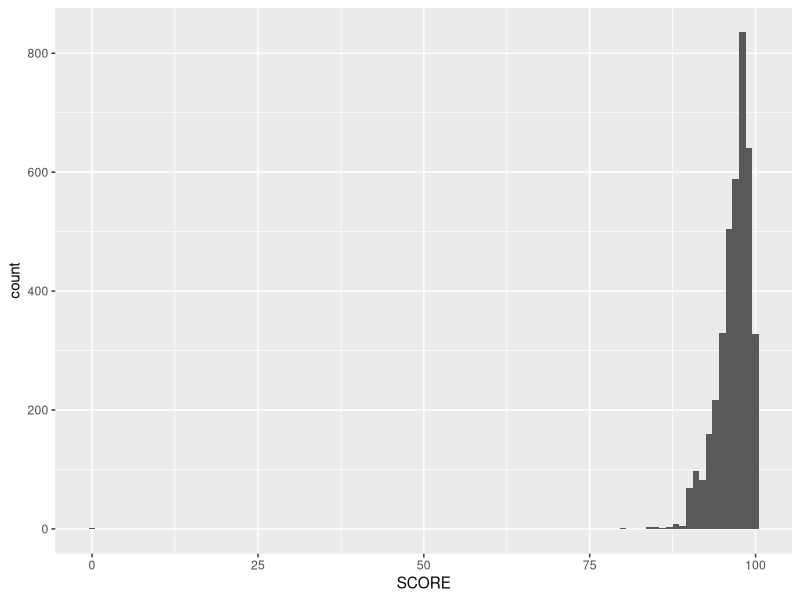
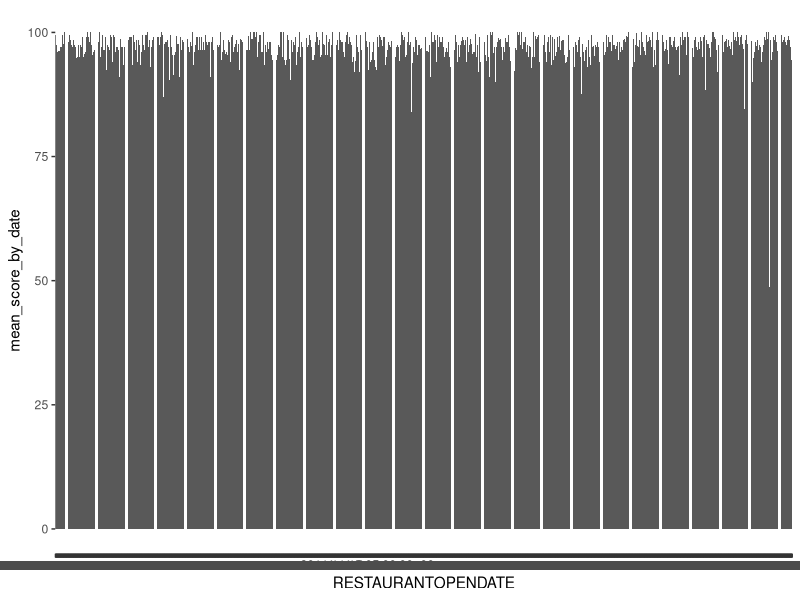
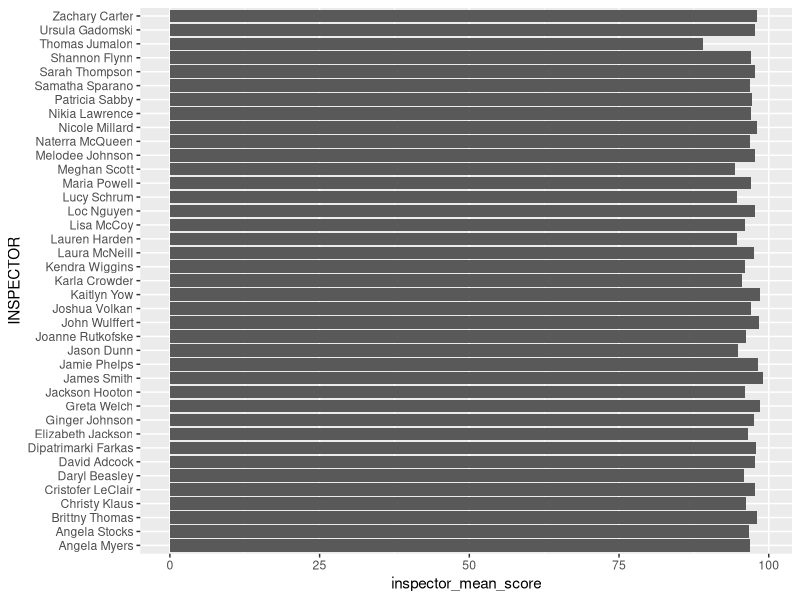
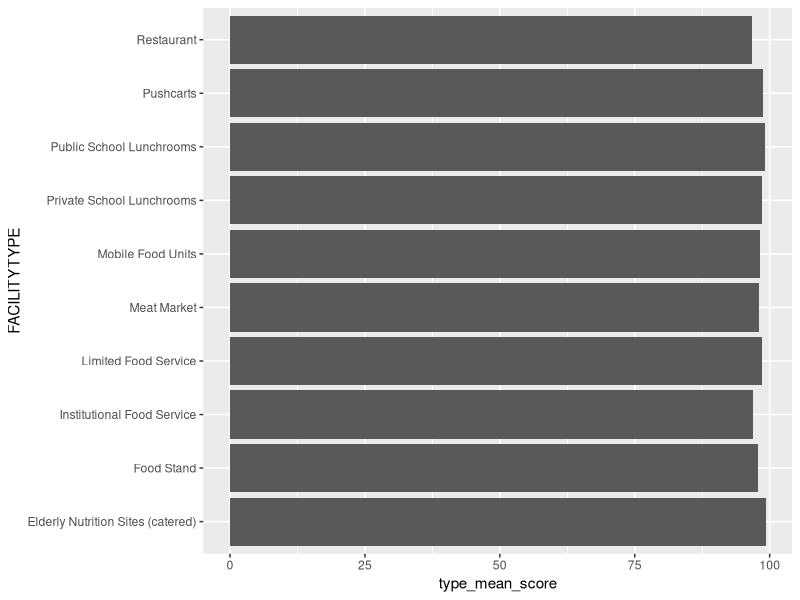
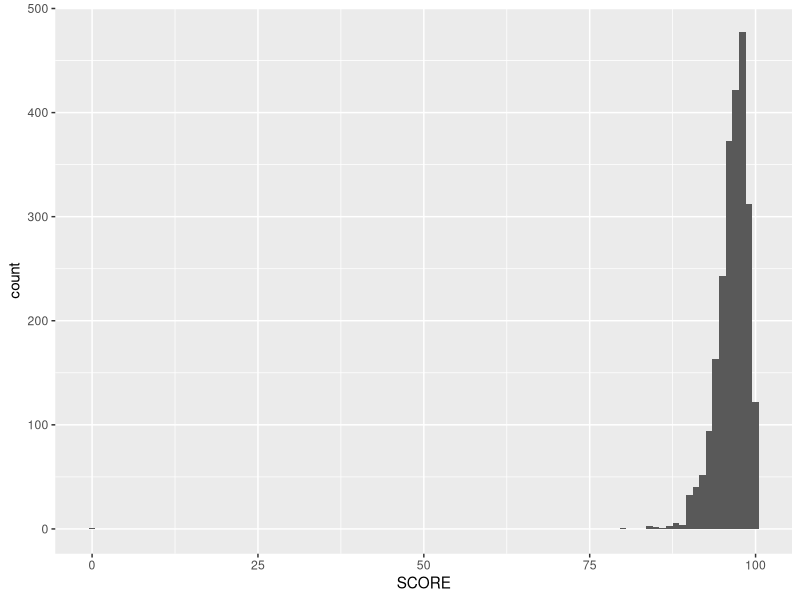
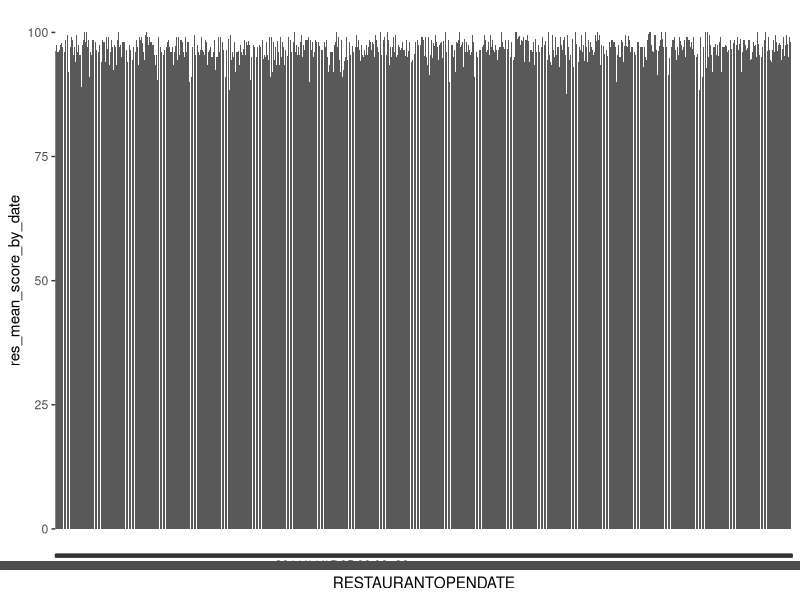
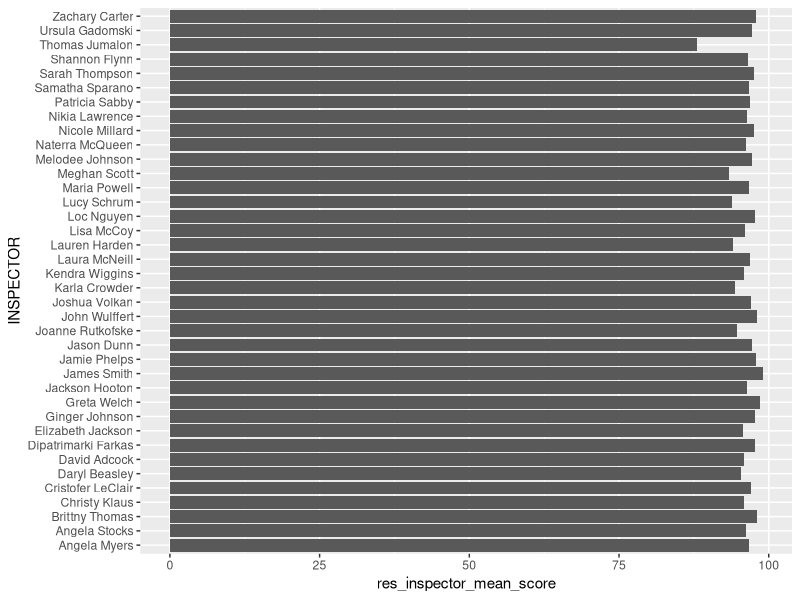

Reproduce these figures in R, in order.
# PLAN 372 Homework 2
# Sarah Followill

# Load libraries
library(tidyverse)
library(lubridate)

# Load data
# Name dataset object
inspections = read_csv("restaurant_inspections.csv")


# 1. Visualize the overall distribution of inspection scores using a histogram. [1 point] 
# Create histogram and add aesthetics
# x is score, showing various scores of different inspected restaurants across the range 0-100
# Change bin width (width of bars to 1 to fit more bars in)
ggplot(inspections, aes(x=SCORE)) +
  geom_histogram(binwidth = 1)



# 2. Some restaurants have been in business much longer than others. Is there any trend in 
# terms of how highly older vs. newer restaurants score on their inspections? [0.5 points]
# Make new plot, organizing by date of restaurants to see trend
# Make new table of inspectors' mean scores by restuarant open date
inspections_by_date = group_by(inspections, RESTAURANTOPENDATE) %>%
  summarize(mean_score_by_date = mean(SCORE))

# Display the new table
view(inspections_by_date)

# Get rid of the NA value
# What is after the !is.na is the column name with the NAs in it
inspections_by_date = filter(inspections_by_date, !is.na(RESTAURANTOPENDATE))

# Plot the new table, with x as restaurant open date and y as mean score for that date
ggplot(inspections_by_date, aes(x=RESTAURANTOPENDATE, y=mean_score_by_date)) +
  geom_col()


# 3. Wake County is the most populous county in North Carolina, and there are many cities 
# in it. Do the inspection scores vary by city? Note that the city column contains some 
# differently spelled city names; make sure to clean those up so that there is only one 
# estimated value per city. The recode function that we used for creating a 
# weekend/weekday variable in the SFpark exercise will be useful here, and you may also 
# be interested in the str_to_upper function. [1 point] 

# Go through list of cities in alphabetical order and find spelling and case mismatches
# Use recode to make all cities correct spelling and case
inspections$CITY = recode(inspections$CITY, "Apex"="APEX", "Cary"="CARY", "Fuquay Varina"="FUQUAY VARINA",
                          "FUQUAY-VARINA"="FUQUAY VARINA", "Fuquay-Varina"="FUQUAY VARINA",
                          "Garner"="GARNER", "Holly Springs"="HOLLY SPRINGS", "HOLLY SPRING"="HOLLY SPRINGS",
                          "Morrisville"="MORRISVILLE", "Raleigh"="RALEIGH", "RTP"="RESEARCH TRIANGLE PARK",
                          "Wake Forest"="WAKE FOREST", "Zebulon"="ZEBULON",)

# Group mean inspection scores by city
cityscores = group_by(inspections, CITY) %>%
  summarize(SCORE=mean(SCORE))

# Get rid of NA values
# What is after the !is.na is the column name with the NAs in it
cityscores = filter(cityscores, !is.na(CITY))

# Display table of mean scores per city
view(cityscores)



# 4. Wake County employs a whole team of inspectors. It is possible that some inspectors 
# may be more thorough than others. Do inspection scores vary by inspector? [0.5 points] 
# Make new table of inspectors and their mean scores
inspector_scores = group_by(inspections, INSPECTOR) %>%
  summarize(inspector_mean_score = mean(SCORE))

# Display the new table
view(inspector_scores)

# Plot the new table
# Putting inspector names in the y aesthetic lets you read the full name
ggplot(inspector_scores, aes(x=inspector_mean_score, y=INSPECTOR)) +
  geom_col()



# 5. It is possible that some extreme results from the previous questions are due to small 
#sample sizes in a particular city, for a particular inspector, or in a particular time period. 
#Look at the sample sizes in each of your groups. Do you think this is an explanation for 
#the results you came to above?

# Calculate count of inspections by inspector
# Create data frame of inspectors
df <- data.frame(inspections$INSPECTOR)

# Create a frequency table to find count per inspector
countsDF <- table(df$inspections.INSPECTOR)

# View frequency table
view(countsDF)

# Use names function to match the inspector names in the countsDF with inspectors in the 
# inspections object, then assign the corresponding count to each inspector
df$count <- countsDF[match(df$inspections.INSPECTOR,  names(countsDF))]

# Make table of inspection count per inspector with only one result for each inspector
count_by_inspector = group_by(df, inspections.INSPECTOR) %>%
  summarize(inspections_per_inspector = mean(count))


# Calculate count of inspections by city
# Create data frame of cities
df_city <- data.frame(inspections$CITY)

# Create a frequency table to find inspection count per city
countsDF_city <- table(df_city$inspections.CITY)

# Use names function to match the city names in the countsDF_city with the city names in the 
# inspections object, then assign the corresponding count to each city
df_city$count <- countsDF_city[match(df_city$inspections.CITY,  names(countsDF_city))]

# Make a table of inspection count per city with only one result for each city
count_by_city = group_by(df_city, inspections.CITY) %>%
  summarize(inspections_per_city = mean(count))

# Get rid of NA values
# What is after the !is.na is the column name with the NAs in it
count_by_city = filter(count_by_city, !is.na(inspections_per_city))


# Calculate count of inspections by date of restaurant opening
# Create data frame of restaurant open dates
df_date <- data.frame(inspections$RESTAURANTOPENDATE)

# Create a frequency table to find count per each facility opening date
countsDF_date <- table(df_date$inspections.RESTAURANTOPENDATE)

# Use the names function to match the dates in the countsDF_date with the dates in the inspections object, 
# then assign the corresponding count to each date
df_date$count <- countsDF_date[match(df_date$inspections.RESTAURANTOPENDATE,  names(countsDF_date))]

# Make table of count per date with only one result for each date
count_by_date = group_by(df_date, inspections.RESTAURANTOPENDATE) %>%
  summarize(inspections_per_date = mean(count))

# Get rid of NA values
# What is after the !is.na is the column name with the NAs in it
count_by_date = filter(count_by_date, !is.na(inspections_per_date))


# The data currently have daily records. We want a yearly table.
# First, create a column with the year that we can group by. To do that, we parse
# the date, then use floor_date to get the beginning of the year.
count_by_date$inspections.RESTAURANTOPENYEAR = ymd_hms(count_by_date$inspections.RESTAURANTOPENDATE)

# Use the floor_date function to get the start of each year by setting the unit as "year"
count_by_date$inspections.RESTAURANTOPENYEAR = floor_date(count_by_date$inspections.RESTAURANTOPENYEAR, unit="year")

# Make a table of count per year with only one object for each year
# Create data frame of restaurant open dates
df_date_y <- data.frame(count_by_date$inspections.RESTAURANTOPENYEAR)

# Create a frequency table to find count per year
countsDF_date_y <- table(df_date_y$count_by_date.inspections.RESTAURANTOPENYEAR)

# Show frequency table
view(countsDF_date_y)



# 6. The data file contains records for many types of food-service facility (e.g. restaurants, 
# food trucks, etc.). Are the scores for restaurants higher than other types of facility? 

# Make new table of mean scores grouped by facility type
type_scores = group_by(inspections, FACILITYTYPE) %>%
  summarize(type_mean_score = mean(SCORE))

# Get rid of NA values
# What is after the !is.na is the column name with the NAs in it
type_scores = filter(type_scores, !is.na(FACILITYTYPE))

# Display the new table
view(type_scores)

# Plot the new table
# Putting facility type names in the y aesthetic lets you read the full name
ggplot(type_scores, aes(x=type_mean_score, y=FACILITYTYPE)) +
  geom_col()


# 7. Since restaurants are where the general public is most likely to interact with the food-
#service system, Wake County Public Health is particularly interested in sanitation in 
#restaurants. Repeat the analyses above (1-5) for restaurants specifically.

#Make new table of data only from restaurants by filtering original dataset "inspections"
#to only include objects where the facility type is restaurant.
restaurants = filter(inspections, FACILITYTYPE == "Restaurant")

# 7.1. Visualize the overall distribution of inspection scores for restaurants only using a histogram. 
# Create histogram and add aesthetics
# x is score, showing various scores for restaurants only
ggplot(restaurants, aes(x=SCORE)) +
  geom_histogram(binwidth = 1)

# 7.2. Some restaurants have been in business much longer than others. Is there any trend in 
# terms of how highly older vs. newer restaurants score on their inspections? [0.5 points]
# Make new plot, organizing by date of restaurants to see trend

# Make new table of inspectors' mean scores grouped by restaurant open date for restaurants only.
res_inspections_by_date = group_by(restaurants, RESTAURANTOPENDATE) %>%
  summarize(res_mean_score_by_date = mean(SCORE))

# Display the new table
view(res_inspections_by_date)

# Plot the new table
ggplot(res_inspections_by_date, aes(x=RESTAURANTOPENDATE, y=res_mean_score_by_date)) +
  geom_col()

# 7.3. Wake County is the most populous county in North Carolina, and there are many cities 
# in it. Do the inspection scores vary by city? Note that the city column contains some 
# differently spelled city names; make sure to clean those up so that there is only one 
# estimated value per city. The recode function that we used for creating a 
# weekend/weekday variable in the SFpark exercise will be useful here, and you may also 
# be interested in the str_to_upper function. [1 point] 

# City names already cleaned in inspections object which was filtered to produce the restaurants object

# Create table of mean scores for restaurants only grouped by city
res_cityscores = group_by(restaurants, CITY) %>%
  summarize(SCORE=mean(SCORE))

# Display table
view(res_cityscores)


# 7.4. Wake County employs a whole team of inspectors. It is possible that some inspectors 
# may be more thorough than others. Do inspection scores for restaurants vary by inspector? [0.5 points] 

# Make new table grouped by inspectors and showing their mean scores for restaurants only
res_inspector_scores = group_by(restaurants, INSPECTOR) %>%
  summarize(res_inspector_mean_score = mean(SCORE))

# Display the new table
view(res_inspector_scores)

# Plot the new table
# Putting inspector names in the y aesthetic lets you read the full name
ggplot(res_inspector_scores, aes(x=res_inspector_mean_score, y=INSPECTOR)) +
  geom_col()


#7.5 It is possible that some extreme results from the previous questions are due to small 
#sample sizes in a particular city, for a particular inspector, or in a particular time period. 
#Look at the sample sizes in each of your groups. Do you think this is an explanation for 
#the results you came to above for restaurants only?

# Calculate count of restaurant only inspections by inspector
# Create data frame of inspectors
res_df <- data.frame(restaurants$INSPECTOR)

# Create a frequency table to find count of inspections per inspector
res_countsDF <- table(res_df$restaurants.INSPECTOR)

# Display frequency table
view(res_countsDF)

# Use the names function to match the inspector names in the res_countsDF with the same names in the 
# restaurants object, then assign the corresponding count to each inspector
res_df$count <- res_countsDF[match(res_df$restaurants.INSPECTOR,  names(res_countsDF))]

# Make table of inspection count grouped by inspector with only one result for each inspector
res_count_by_inspector = group_by(res_df, restaurants.INSPECTOR) %>%
  summarize(res_inspections_per_inspector = mean(count))


# Calculate count of restaurant only inspections by city
# Create data frame of cities
res_df_city <- data.frame(restaurants$CITY)

# Create a frequency table to find count per city
res_countsDF_city <- table(res_df_city$restaurants.CITY)

# Use the names function to match the city names in the res_countsDF_city with the same city names in the 
# restaurants object, then assign the corresponding count to each city
res_df_city$count <- res_countsDF_city[match(res_df_city$restaurants.CITY,  names(res_countsDF_city))]

# Make table of count per city with only one result for each city
res_count_by_city = group_by(res_df_city, restaurants.CITY) %>%
  summarize(res_inspections_per_city = mean(count))


# Calculate count of restaurant only inspections by date of restaurant opening
# Create data frame of restaurant open dates
res_df_date <- data.frame(restaurants$RESTAURANTOPENDATE)

# Create a frequency table to find count per date
res_countsDF_date <- table(res_df_date$restaurants.RESTAURANTOPENDATE)

# Use the names function to match the dates in the res_countsDF_date with the same dates in the 
# restaurants object, then assign the corresponding count to each date
res_df_date$count <- res_countsDF_date[match(res_df_date$restaurants.RESTAURANTOPENDATE,  names(res_countsDF_date))]

# Make table of count per date with only one result for each date
res_count_by_date = group_by(res_df_date, restaurants.RESTAURANTOPENDATE) %>%
  summarize(res_inspections_per_date = mean(count))

# The data currently has many rows, some for the same year, as it shows a row for each restaurant. 
# We can therefore also make a table showing the count of restaurants per year to make the table easier to read.
# First, create a column with the year that we can group by. To do that, we parse
# the date, then use floor_date to get the beginning of the year.
res_count_by_date$restaurants.RESTAURANTOPENYEAR = ymd_hms(res_count_by_date$restaurants.RESTAURANTOPENDATE)

# Use the floor_date function to get the start of each year
res_count_by_date$restaurants.RESTAURANTOPENYEAR = floor_date(res_count_by_date$restaurants.RESTAURANTOPENYEAR, unit="year")

# Making a table of inspection count per year
# Create data frame of restaurant open dates
res_df_date_y <- data.frame(res_count_by_date$restaurants.RESTAURANTOPENYEAR)

# Create a frequency table to find count per year
res_countsDF_date_y <- table(res_df_date_y$res_count_by_date.restaurants.RESTAURANTOPENYEAR)

# Show frequency table of count per year
view(res_countsDF_date_y)


